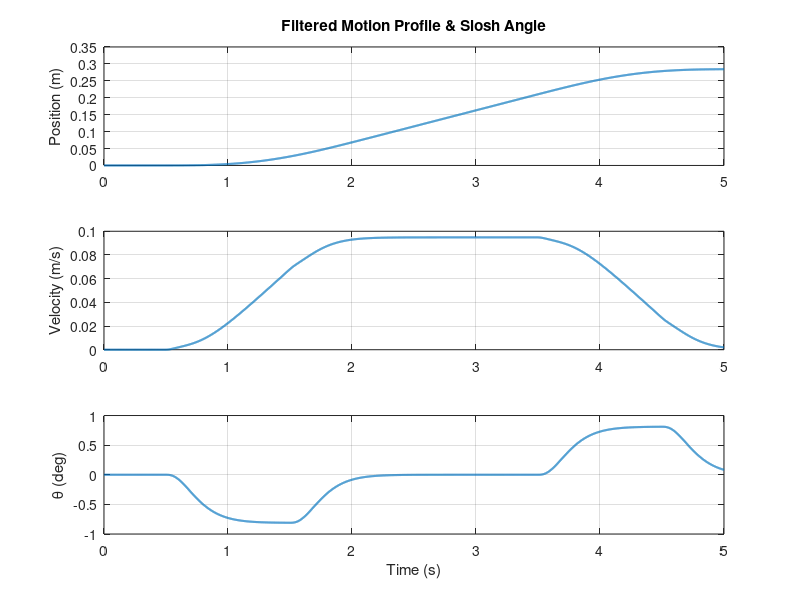

The MATLAB source for this figure:
% Slosh Simulation with Position, Velocity, and Slosh Angle
clear; clc;

% === System Parameters ===
omega_n = 2*pi*1.68;     % Natural frequency (rad/s)
zeta = 0.0083;           % Damping ratio
rm = 0.06;               % Virtual pendulum length (m)
T = 0.001;               % Sampling time (s)
K = 2;                   % Time compression factor (for filter design)

% === Time Vector ===
t_end = 5;               % Simulation time (s)
t = 0:T:t_end;
N = length(t);

% === Input: Reference Acceleration (e.g., square pulse) ===
u = zeros(1, N);
u(t >= 0.5 & t <= 1.5) = 1;   % Unit acceleration pulse for 1 second
u(t > 3.5 & t <= 4.5) = -1;
% === Generate Filter: Critically Damped 3rd Order / Underdamped 2nd Order ===
G_underdamped = tf(1, [1 2*zeta*omega_n omega_n^2]);
omega_c = omega_n;
G_crit_damped = tf(1, [1 3*omega_c 3*omega_c^2 omega_c^3]);

% Input shaping filter: G_shaper = G_target / G_original
G_shaper = G_crit_damped / G_underdamped;
G_shaper_d = c2d(G_shaper, T, 'tustin');

% === Apply Filter ===
acc_filtered = lsim(G_shaper_d, u, t);  % Filtered acceleration

% === Integrate to Get Velocity and Position ===
velocity = cumtrapz(t, acc_filtered);      % First integral
position = cumtrapz(t, velocity);          % Second integral

% === Simulate Slosh Angle Dynamics ===
theta = zeros(1, N);
theta_dot = 0;

for k = 2:N
    acc = acc_filtered(k);
    theta_ddot = -2*zeta*omega_n*theta_dot - omega_n^2*theta(k-1) - acc/rm;
    theta_dot = theta_dot + theta_ddot*T;
    theta(k) = theta(k-1) + theta_dot*T;
end

% === Plot Results ===

figure;
subplot(3,1,1);
plot(t, position, 'LineWidth', 1.5);
ylabel('Position (m)');
title('Filtered Motion Profile & Slosh Angle');
grid on;

subplot(3,1,2);
plot(t, velocity, 'LineWidth', 1.5);
ylabel('Velocity (m/s)');
grid on;

subplot(3,1,3);
plot(t, rad2deg(theta), 'LineWidth', 1.5);
ylabel('\theta (deg)');
xlabel('Time (s)');
grid on;
